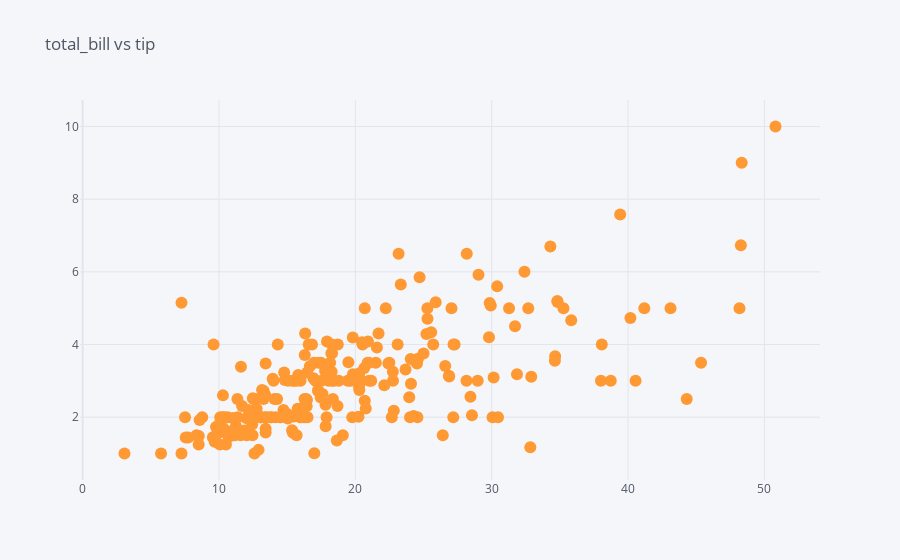

Source (notebook cell):
### Code cell
df2.iplot(x='total_bill',y='tip',kind='scatter',title='total_bill vs tip',mode='markers')

### Figure 1 — Plotly figure (JSON) as saved in the notebook; plotly's stock layout.template omitted (floating-point values rounded to 4 significant figures; data arrays with more than 128 entries replaced by an {"elided": "..."} marker saying what was removed)
{"data": [{"line": {"color": "rgba(255, 153, 51, 1.0)", "dash": "solid", "shape": "linear", "width": 1.3}, "marker": {"size": 12, "symbol": "circle"}, "mode": "markers", "name": "tip", "text": "", "type": "scatter", "x": {"elided": "244 float values"}, "y": {"elided": "244 float values"}}], "layout": {"legend": {"bgcolor": "#F5F6F9", "font": {"color": "#4D5663"}}, "paper_bgcolor": "#F5F6F9", "plot_bgcolor": "#F5F6F9", "title": {"font": {"color": "#4D5663"}, "text": "total_bill vs tip"}, "xaxis": {"gridcolor": "#E1E5ED", "showgrid": true, "tickfont": {"color": "#4D5663"}, "title": {"font": {"color": "#4D5663"}, "text": ""}, "zerolinecolor": "#E1E5ED"}, "yaxis": {"gridcolor": "#E1E5ED", "showgrid": true, "tickfont": {"color": "#4D5663"}, "title": {"font": {"color": "#4D5663"}, "text": ""}, "zerolinecolor": "#E1E5ED"}}}
